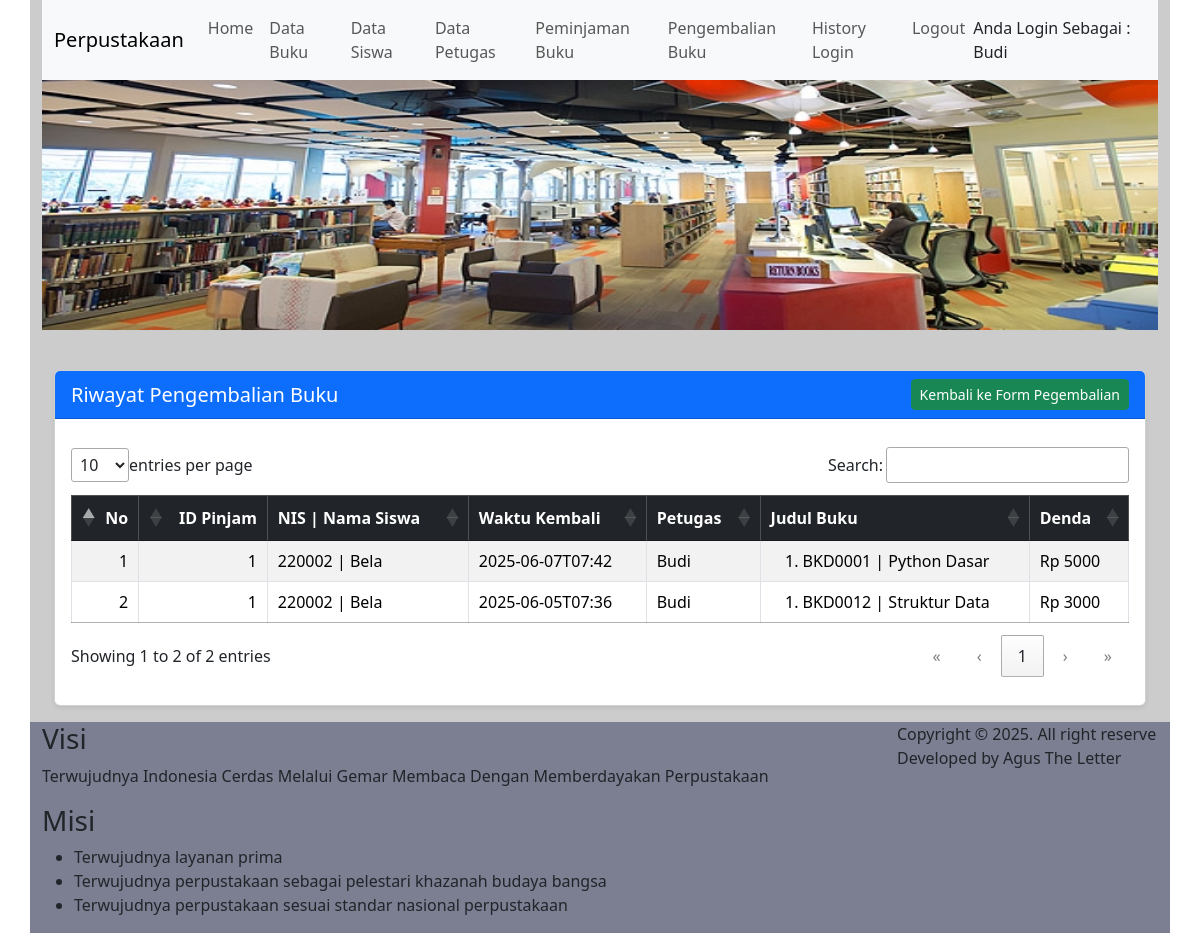
The app's page /kembali_list (signed in), older data.
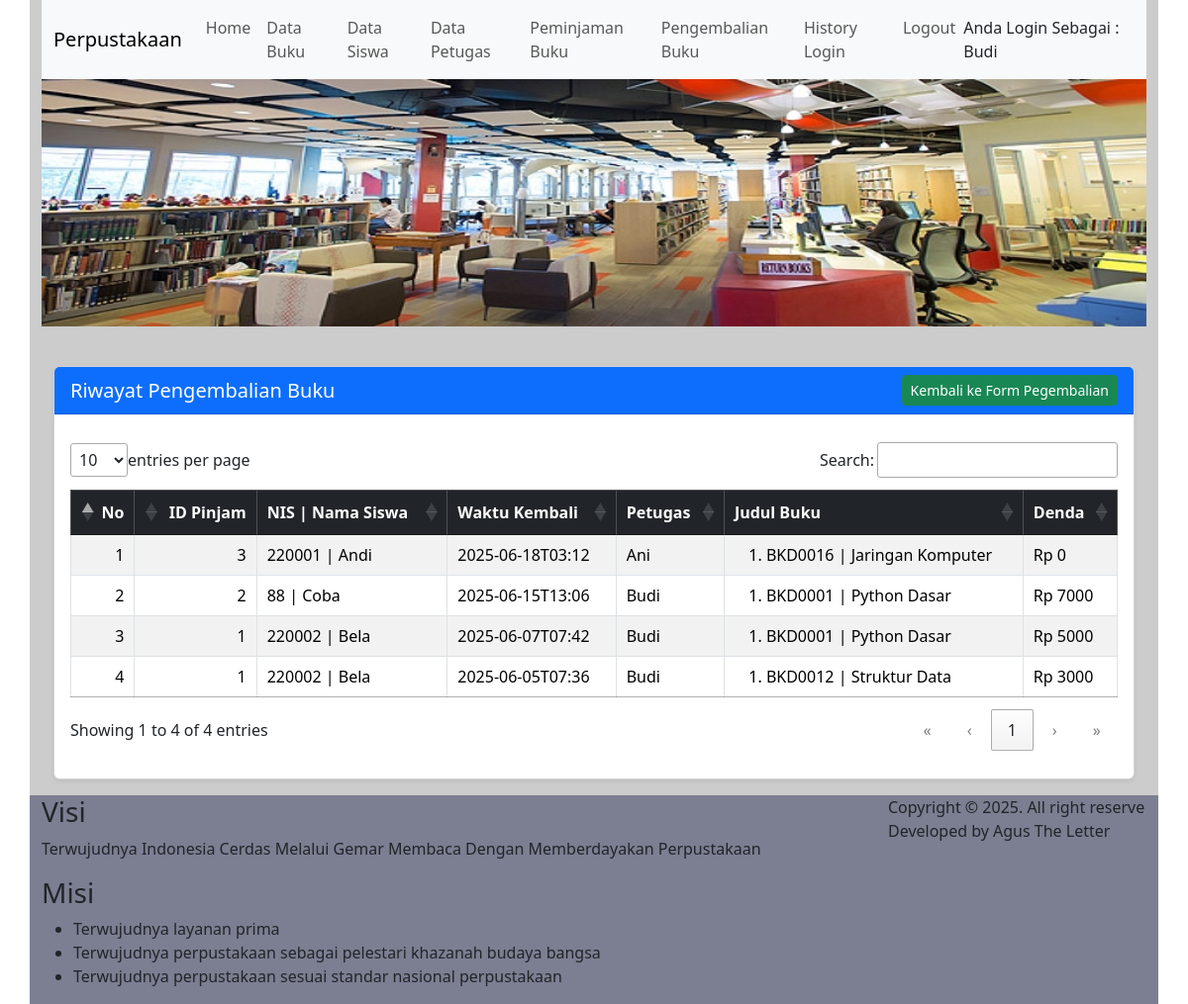
The same page, newer data.
### tables this page shows
CREATE TABLE tbl_pinjam(
                id_pinjam INTEGER PRIMARY KEY AUTOINCREMENT,
                id_siswa INTEGER,
                id_petugas INTEGER NOT NULL,
                waktu_pinjam DATETIME,
                waktu_kembali DATETIME
            );

CREATE TABLE tbl_siswa (
                id_siswa INTEGER PRIMARY KEY AUTOINCREMENT,
                nis TEXT UNIQUE NOT NULL,
                nama_siswa TEXT NOT NULL,
                kelas TEXT NOT NULL,
                alamat TEXT,
                hp_siswa TEXT,
                photo TEXT
            );

CREATE TABLE tbl_kembali(
                id_kembali INTEGER PRIMARY KEY AUTOINCREMENT,
                id_siswa INTEGER,
                id_petugas INTEGER,
                waktu_kembali DATETIME
            );

CREATE TABLE tbl_petugas(
                id_petugas INTEGER PRIMARY KEY AUTOINCREMENT,
                nip TEXT UNIQUE NOT NULL,
                nama_petugas TEXT NOT NULL,
                username TEXT NOT NULL,
                password TEXT NOT NULL,
                role TEXT CHECK(role IN ('Admin', 'Operator'))
            );

CREATE TABLE tbl_bukudetail (
                id_bukudetail INTEGER PRIMARY KEY AUTOINCREMENT,
                id_buku INTEGER NOT NULL,
                kode_bukudetail TEXT UNIQUE NOT NULL,
                kondisi TEXT CHECK(kondisi IN ('Baik', 'Rusak', 'Hilang')),
                status BOOLEAN
            );

CREATE TABLE tbl_buku (
                id_buku INTEGER PRIMARY KEY AUTOINCREMENT,
                kode_buku TEXT UNIQUE NOT NULL,
                isbn TEXT UNIQUE NOT NULL,
                judul TEXT NOT NULL,
                pengarang TEXT,
                penerbit TEXT,
                tahun_terbit TEXT,
                jumlah INTEGER NOT NULL,
                cover TEXT
            );

CREATE TABLE tbl_kembalidetail(
                id_kembalidetail INTEGER PRIMARY KEY AUTOINCREMENT,
                id_kembali INTEGER,
                id_pinjamdetail INTEGER,
                denda INTEGER
            );

### modul/kembali/routes_kembali.py (the view)
@kembali_bp.route('/kembali_list', methods=['GET'])
@login_required
def kembali_list():
    koneksi = connect_db()
    koneksi.row_factory = sqlite3.Row
    rows = koneksi.execute("""
        SELECT
            tbl_kembali.id_kembali,
            tbl_kembali.waktu_kembali,
            tbl_siswa.nis,
            tbl_siswa.nama_siswa,
            tbl_petugas.nama_petugas,
            tbl_pinjam.id_pinjam,
            tbl_buku.judul,
            tbl_bukudetail.kode_bukudetail,
            tbl_kembalidetail.denda
        FROM tbl_kembalidetail
        JOIN tbl_kembali ON tbl_kembali.id_kembali = tbl_kembalidetail.id_kembali
        JOIN tbl_siswa ON tbl_kembali.id_siswa = tbl_siswa.id_siswa
        JOIN tbl_petugas ON tbl_kembali.id_petugas = tbl_petugas.id_petugas
        JOIN tbl_pinjamdetail ON tbl_pinjamdetail.id_pinjamdetail = tbl_kembalidetail.id_pinjamdetail
        JOIN tbl_bukudetail ON tbl_bukudetail.id_bukudetail = tbl_pinjamdetail.id_bukudetail
        JOIN tbl_buku ON tbl_bukudetail.id_buku = tbl_buku.id_buku
        JOIN tbl_pinjam ON tbl_pinjam.id_pinjam = tbl_pinjamdetail.id_pinjam
        ORDER BY tbl_kembali.id_kembali DESC
    """).fetchall()
    grouped = {}
    for row in rows:
        id_kembali = row['id_kembali']
        if id_kembali not in grouped:
            grouped[id_kembali] = {
                'id_pinjam': row['id_pinjam'],
                'nis': row['nis'],
                'nama_siswa': row['nama_siswa'],
                'waktu_kembali': row['waktu_kembali'],
                'nama_petugas': row['nama_petugas'],
                'details': []
            }
        grouped[id_kembali]['details'].append({
            'judul': row['judul'],
            'kode_bukudetail': row['kode_bukudetail'],
            'denda': row['denda']
        })
    return render_template(
        'kembali/kembali_list.html',
        kembali=grouped
    )

### app.py (called while the page is built)
@app.after_request
def add_header(response):
    response.headers['Cache-Control'] = 'no-store, no-cache, must-revalidate, post-check=0, pre-check=0, max-age=0'
    response.headers['Pragma'] = 'no-cache'
    response.headers['Expires'] = '-1'
    return response

### auth_utils.py (called while the page is built)
def login_required(f):
    @wraps(f)
    def decorated_function(*args, **kwargs):
        if 'login' not in session:
            return redirect(url_for('login'))
        return f(*args, **kwargs)
    return decorated_function

### database.py (called while the page is built)
def connect_db():
    return sqlite3.connect('perpustakaan_python.db')

### templates/kembali/kembali_list.html (shortened to what this page needs)
{% extends 'index.html' %}
{% block content %}
<div class="container mt-4">
    <div class="card shadow-sm">
        <div class="card-header bg-primary text-white d-flex justify-content-between align-items-center">
            <h5 class="mb-0">Riwayat Pengembalian Buku</h5>
            <a href="{{ url_for('kembali.kembali_tampil') }}" class="btn btn-success btn-sm">Kembali ke Form Pegembalian</a>
        </div>
        <div class="card-body">
            <table id="tabel-kembalilist" class="table table-bordered table-striped table-hover align-middle">
                <thead class="table-dark">
                    <tr>
                        <th>No</th>
                        <th>ID Pinjam</th>
                        <th>NIS | Nama Siswa</th>
                        <th>Waktu Kembali</th>
                        <th>Petugas</th>
                        <th>Judul Buku</th>
                        <th>Denda</th>
                    </tr>
                </thead>
                <tbody>
                    {% for id_kembali, data in kembali.items() %}
                        <tr>
                            <td>{{ loop.index }}</td>
                            <td>{{ data.id_pinjam }}</td>
                            <td>{{ data.nis }} | {{ data.nama_siswa }}</td>
                            <td>{{ data.waktu_kembali }}</td>
                            <td>{{ data.nama_petugas }}</td>
                            <td>
                                <ol class="mb-0">
                                    {% for detail in data.details %}
                                        <li>{{ detail.kode_bukudetail }} | {{ detail.judul }}</li>
                                    {% endfor %}
                                </ol>
                            </td>
                            <td>
                                <ul class="mb-0 list-unstyled">
                                    {% for detail in data.details %}
                                        <li>Rp {{ detail.denda | int | string | replace(',', '.') }}</li>
                                    {% endfor %}
                                </ul>
                            </td>
                        </tr>
                    {% else %}
                        <tr>
                            <td colspan="7" class="text-center"><em>Belum ada data pengembalian.</em></td>
                        </tr>
                    {% endfor %}
                </tbody>
            </table>
        </div>
    </div>
</div>
{% endblock %}

Row changes from the older to the newer data that the page shows:
added tbl_pinjam: id_pinjam "3"
now on this page (row unchanged): tbl_siswa: nis "220001", nama_siswa "Andi"
added tbl_kembali: waktu_kembali "2025-06-18T03:12", kode_bukudetail "BKD0016", judul "Jaringan Komputer", denda "0"
now on this page (row unchanged): tbl_petugas: nama_petugas "Ani"
added tbl_pinjam: id_pinjam "2"
now on this page (row unchanged): tbl_siswa: nis "88", nama_siswa "Coba"
added tbl_kembali: waktu_kembali "2025-06-15T13:06", kode_bukudetail "BKD0001", judul "Python Dasar", denda "7000"
Text that changed along with them:
text written by a page script: "entries per page Search: Showing 1 to 2 of 2 entries « ‹ 1 › »" → "entries per page Search: Showing 1 to 4 of 4 entries « ‹ 1 › »"
new list line: "1 |"
new list line: "2 |"
new list line: "Budi"
